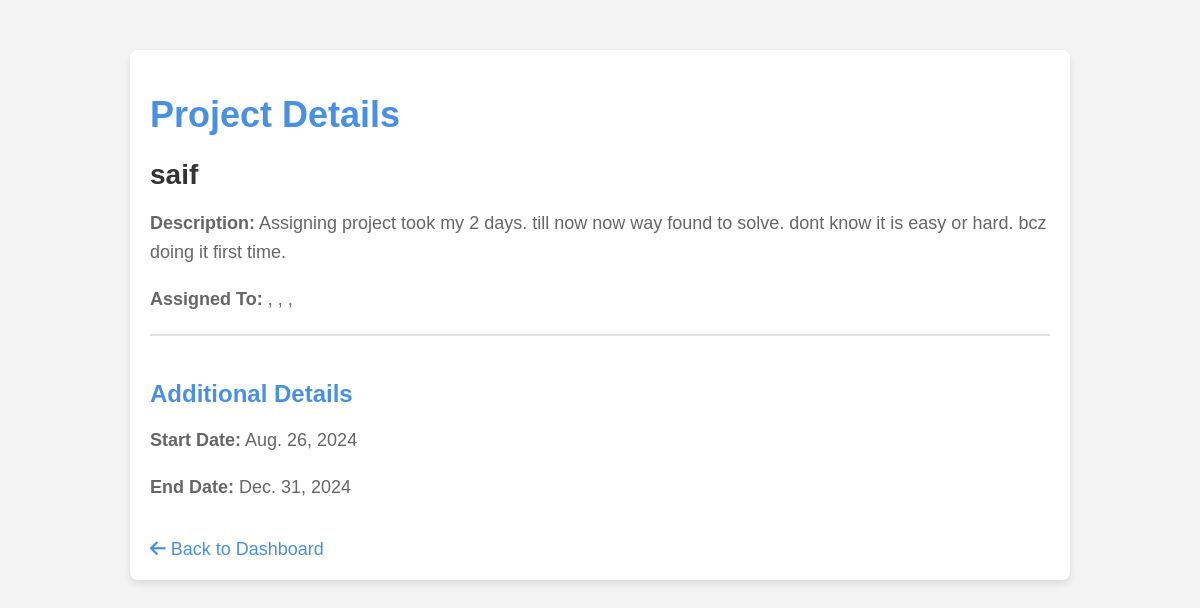
Page /projects/3/ on the earlier database version.
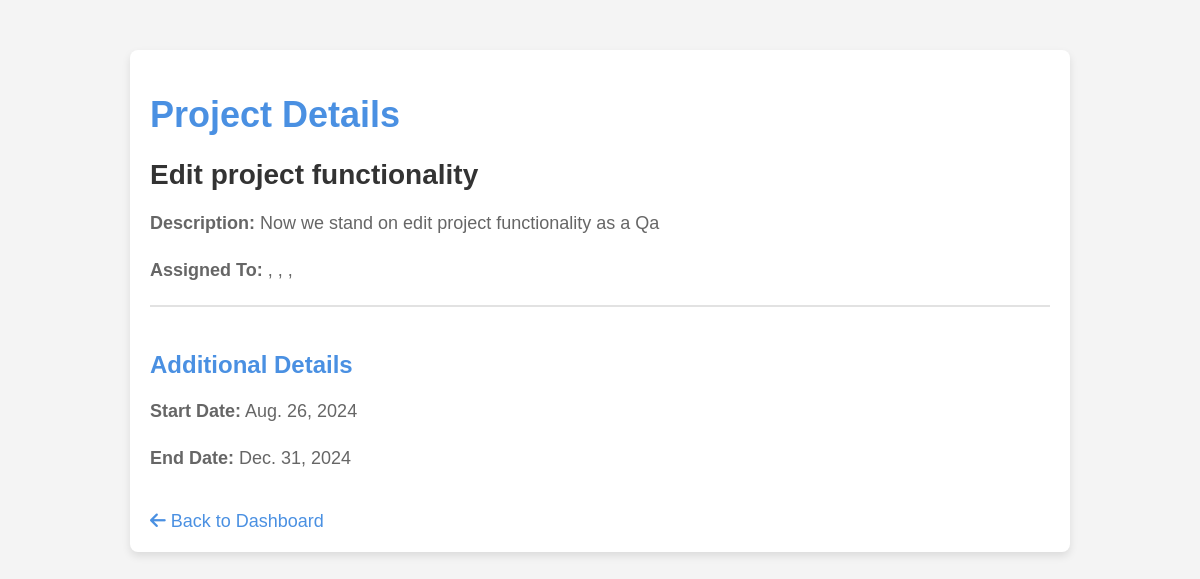
Same page on the later database version.
### bugtrackingsystem/models.py (models this page shows, shortened)
class Project(models.Model):
    name = models.CharField(max_length=100)
    description = models.TextField()
    start_date = models.DateField(default=timezone.now)
    end_date = models.DateField(default=datetime.date(2024, 12, 31))
    manager = models.ForeignKey(UserProfile, on_delete=models.SET_NULL, null=True, related_name='managed_projects')
    assigned_to = models.ManyToManyField(UserProfile, blank=True, related_name='assigned_projects')
    developers = models.ManyToManyField(User, related_name='projects_as_developer', blank=True)  # Ensure this field is correctly defined
    qa_members = models.ManyToManyField(User, related_name='projects_as_qa', blank=True)
    assigned_developers = models.ManyToManyField(UserProfile, related_name='projects', limit_choices_to={'role': 'Developer'})
    assigned_qas = models.ManyToManyField(UserProfile, related_name='qa_projects', limit_choices_to={'role': 'QA'})

### bugtrackingsystem/views.py (the view)
# urls.py: path('projects/<int:pk>/', views.project_detail, name='project_detail'),
def project_detail(request, pk):
    project = get_object_or_404(Project, pk=pk)
    return render(request, 'project_detail.html', {'project': project})

### bugtrackingsystem/templates/project_detail.html (shortened to what this page needs)
<!DOCTYPE html>
<html lang="en">
<head>
    <link rel="stylesheet" href="https://cdnjs.cloudflare.com/ajax/libs/font-awesome/6.0.0-beta3/css/all.min.css">
</head>
<body>
    <div class="container">
        <h1>Project Details</h1>
        <div class="project-info">
            <h2>{{ project.name }}</h2>
            <p><strong>Description:</strong> {{ project.description }}</p>
            <p><strong>Assigned To:</strong> {% for user in project.assigned_to.all %}{{ user.username }}{% if not forloop.last %}, {% endif %}{% endfor %}</p>
        </div>
        <div class="project-details">
            <h3>Additional Details</h3>
            <p><strong>Start Date:</strong> {{ project.start_date }}</p>
            <p><strong>End Date:</strong> {{ project.end_date }}</p>
        </div>
        <a href="{% url 'manager_dashboard' %}" class="back-link"><i class="fas fa-arrow-left"></i> Back to Dashboard</a>
    </div>
</body>
</html>

Differences in the rows shown:
changed Project: name "saif" → "Edit project functionality"; description "Assigning project took my 2 days. till now now way found to solve. dont know it is easy or hard. bcz doing it first time." → "Now we stand on edit project functionality as a Qa"
